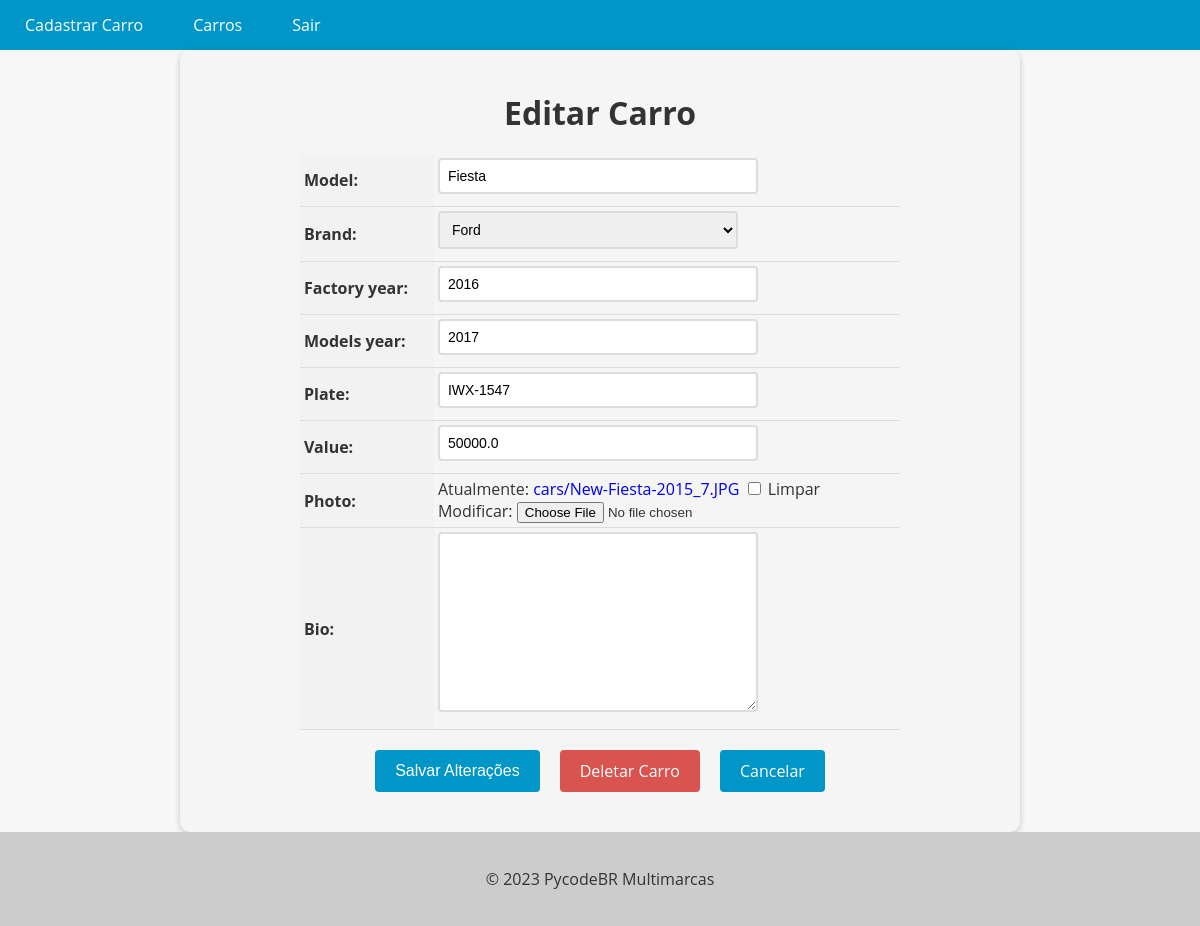
The app's page /car/1/update/ (signed in), older data.
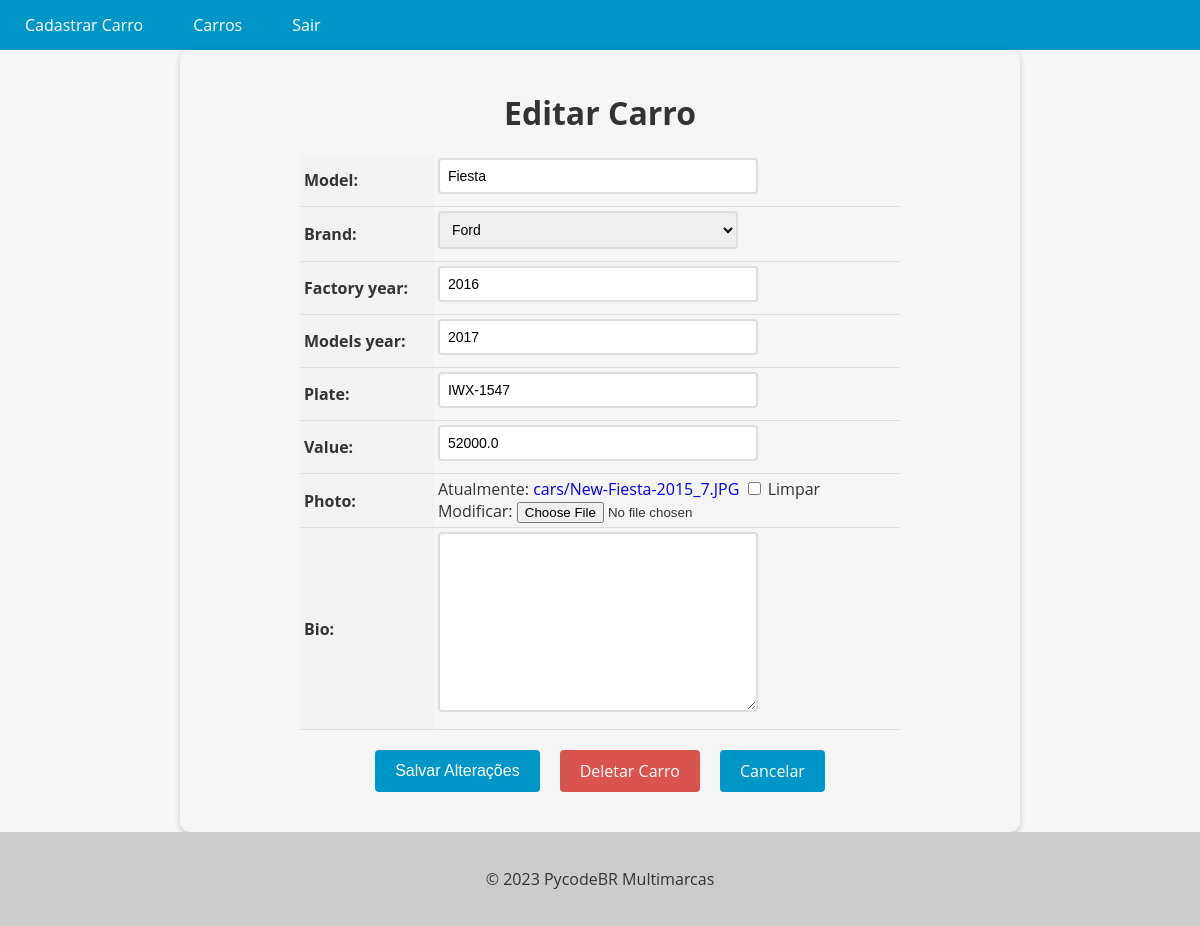
The same page, newer data.
### cars/models.py (models this page shows, shortened)
class Car(models.Model):    #cria uma "tabela"
    id = models.AutoField(primary_key=True) #ele é uma chave primaria
    model = models.CharField(max_length=200) #tamanho maximo
    brand = models.ForeignKey(Brand, on_delete=models.PROTECT, related_name='car_brand') #(on_delete=models.PROTECT) não pode deletar a brand
    factory_year = models.IntegerField(blank=True, null=True) #Pode ficar vazio esse campo
    models_year = models.IntegerField(blank=True, null=True)
    plate = models.CharField(max_length=10, blank=True, null=True)
    value = models.FloatField(blank=True, null=True)
    photo = models.ImageField(upload_to='cars/', blank=True, null=True)
    bio = models.TextField(blank=True, null=True) #é um texto

### cars/views.py (the view, shortened to what this page needs)
# urls.py: path('car/<int:pk>/update/', CarUpdateView.as_view(), name='car_update'), #Atualizar carro - pk = premordy keay
@method_decorator(login_required(login_url='login'), name='dispatch')
class CarUpdateView(UpdateView): #vai ser uma view para atualizar os carros
    model = Car #To dizendo que o model dessa views é Car
    form_class = CarModelForm # to dizendo que o formulario que ele vai usar
    template_name = 'car_update.html' #que o template que ele vai usar é esse
    success_url = '/cars/' #to dizendo que quando ele castrar algo com sucesso vai enviar para car

### cars/forms.py (shortened to what this page needs)
class CarModelForm(forms.ModelForm): #necessario herdar isso para criar um formulario
    class Meta:#cria a classe necessaria
        model = Car #form criado em cima do model Car
        fields = '__all__'  #campos que quer no formulario

### cars/models.py (called while the page is built)
    def __str__(self):
        return self.name

### cars/templates/car_update.html (shortened to what this page needs)
{% extends "base.html" %}
{% block content %}
  <form method="post" enctype="multipart/form-data">
    <h1>Editar Carro</h1>
    <table>
      {{ form.as_table }}
    </table>
    <div>
      <div class="buttons-container">
        <input type="submit" value="Salvar Alterações" class="btn btn-primary">
        <a href="{% url 'car_delete' pk=object.pk %}" class="btn btn-danger">Deletar Carro</a>
        <a href="{% url 'cars_list' %}" class="btn btn-secondary">Cancelar</a>
      </div>
    </div>
  </form>
{% endblock %}

Row changes from the older to the newer data that the page shows:
changed Car "Fiesta": value "50000.0" → "52000.0"
